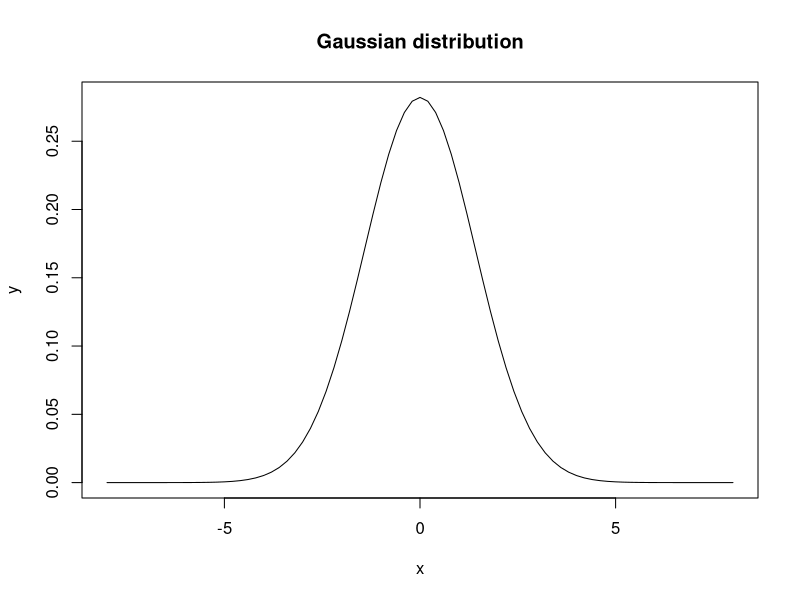

Generate this figure with R:
# page number: 294

fz <- function(z){
  return((1/sqrt(4*pi))*exp(-z^2/4))
}
x<-seq(-8,8,0.2); y<-list()
for(i in x){
  y<-c(y,fz(i))
}
plot(x,y,type='l',main="Gaussian distribution")
cat("The graph is Normal/Gaussian distribution")
